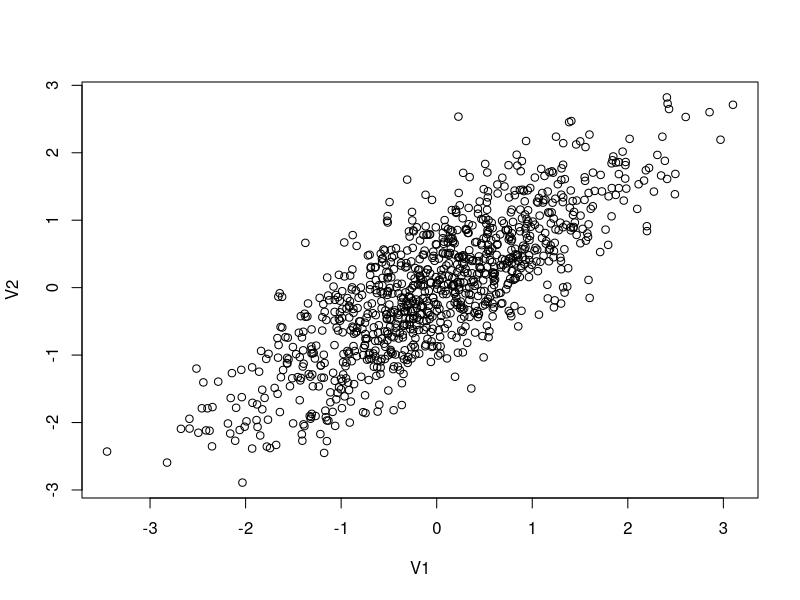
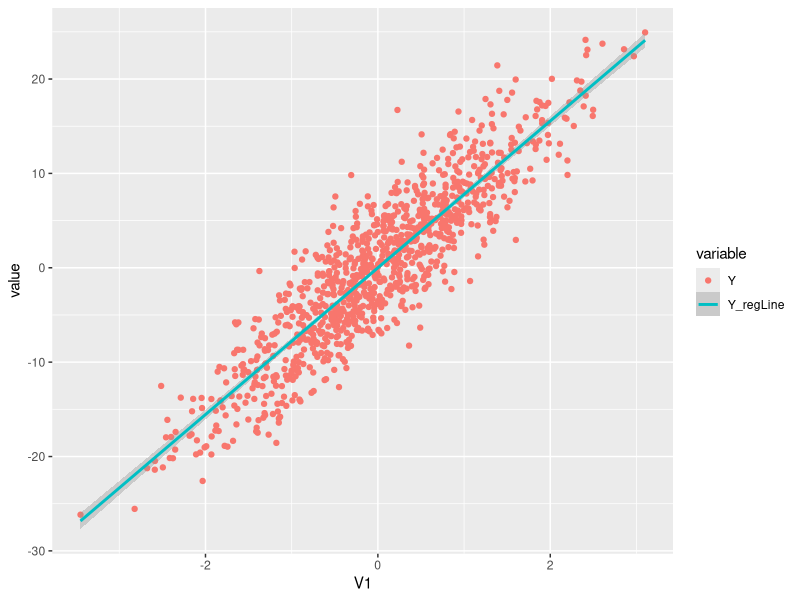
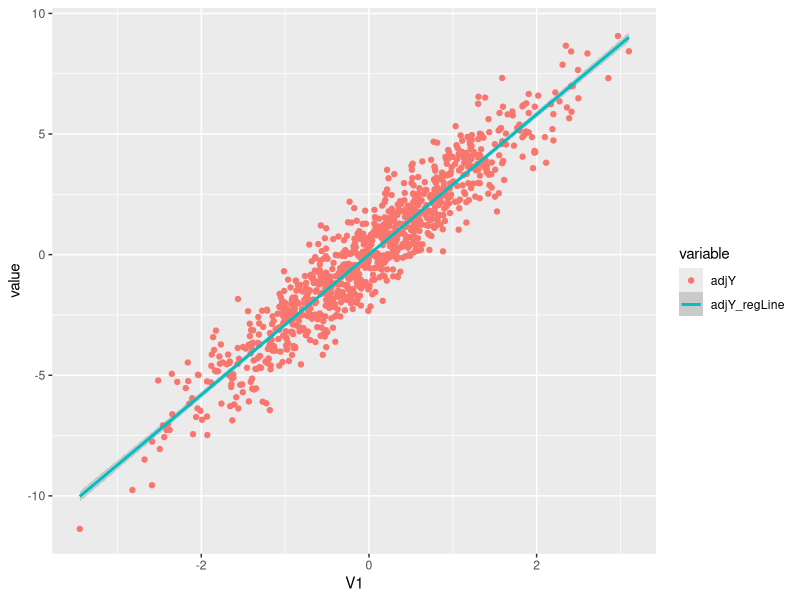
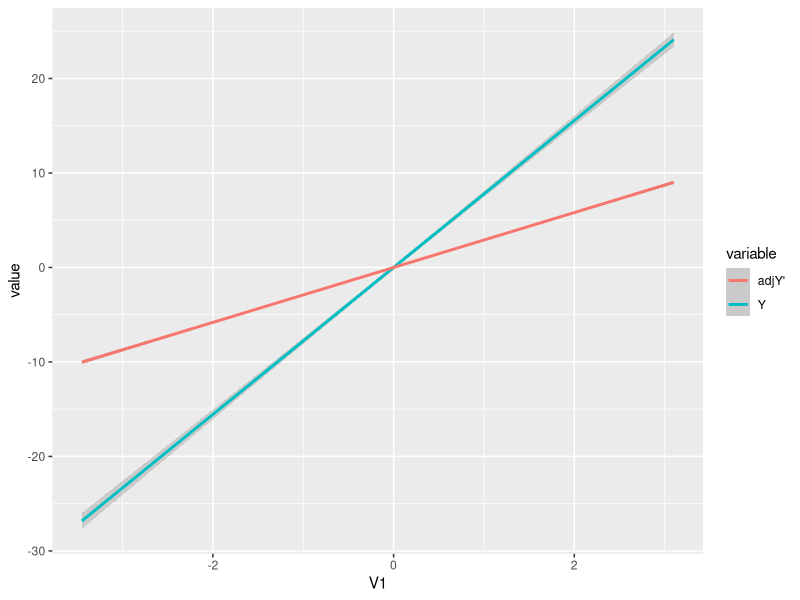
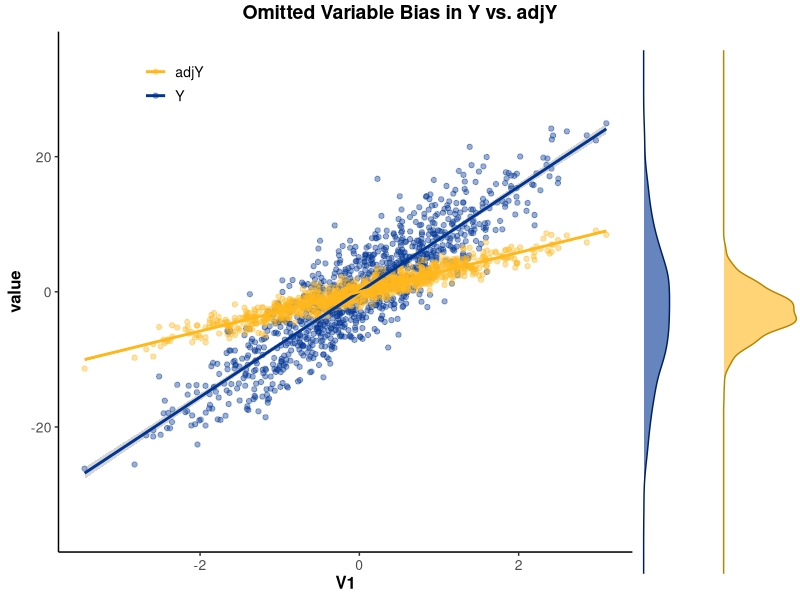

These figures' R source, in order:
## ---- chunk 1
knitr::opts_chunk$set(echo = TRUE)
## ---- chunk 2
#This is a comment, alone in a chunk. 

## ---- chunk 3
library(MASS)
library(ggplot2)

out <- as.data.frame(mvrnorm(1000, mu = c(0,0), 
                     Sigma = matrix(c(1,0.8,0.8,1), ncol = 2), 
                     empirical = TRUE))
cor(out)
plot(out)

## ---- chunk 4
out$error<-rnorm(1000, mean=0, sd=1)

#The data generating process
B1<-3
B2<-6

out$Y<-out$V1*B1+out$V2*B2+out$error
## ---- chunk 5
first_reg <- lm(out$Y ~ out$V1 + out$V2, out)
summary(first_reg)

# There is a slight bias in the two variables, but the bias is negligible for both.
# we can't reject the null hypothesis that the mean is 
## ---- chunk 6
second_reg <- lm(Y ~ V1, out)
summary(second_reg)

# Yes, Beta_1 is biased because the difference between the estimator and the population value is not 0
## ---- chunk 7
intermediate_value <- coef(first_reg)[3]*out$V2
adjY <- out$Y - intermediate_value
third_reg <- lm(adjY ~ out$V1)
summary(third_reg)

#This variable is not biased, the population coefficient is within the 95% confidence interval of the estimated coefficient
#the adjY variable makes the estimation of V1 more accurate.

## ---- chunk 8
#plotted<-ggplot(out, aes(V1, y = value, color = variable)) + 
#    geom_point(aes(y = Y, col = "Y", shape = "Y")) + 
#    geom_point(aes(y = adjY, col = "adjY", shape = "adjY"))+
#    geom_smooth(method='lm', aes(y = Y, col = "Y"))+
#    geom_smooth(method='lm', aes(y = adjY, col = "adjY"))

plotted1<-ggplot(out, aes(V1, y = value, color = variable)) + 
    geom_point(aes(y = Y, col = "Y")) + 
    geom_smooth(method='lm', aes(y = Y, col = "Y_regLine"))

plotted2<-ggplot(out, aes(V1, y = value, color = variable)) + 
    geom_point(aes(y = adjY, col = "adjY"))+
    geom_smooth(method='lm', aes(y = adjY, col = "adjY_regLine"))

plotted3<-ggplot(out, aes(V1, y = value, color = variable)) + 
    geom_smooth(method='lm', aes(y = Y, col = "Y"))+
    geom_smooth(method='lm', aes(y = adjY, col = "adjY'"))
    


#plotted
plotted1
plotted2
plotted3

#Kayko's Code:
library(ggpubr)
p1 <- ggplot(out, aes(V1, y = value)) + 
    geom_point(aes(y = Y, col = "Y"), alpha=0.4) + 
    geom_point(aes(y = adjY, col = "adjY"), alpha=0.4)+ 
    geom_smooth(method='lm', aes(y = Y, col = "Y"))+
    geom_smooth(method='lm', aes(y = adjY, col = "adjY")) +
	scale_color_manual(values=c("#FFB81C", "#003594")) +
	scale_y_continuous(limits=c(-35, 35)) +
	theme_classic() +
	theme(
		legend.position = c(0.2, 0.90),
		legend.key = element_rect(fill = "white", color = "white"),
		legend.text = element_text(size = 10),
		legend.title = element_blank(),
		axis.title = element_text(size = 12, face = "bold"),
		axis.text = element_text(size = 10)
		) +
	guides(color=guide_legend(override.aes=list(fill=NA)))
p2 <- ggplot(out, aes(x=Y)) + 
	geom_density(color="#00205B", fill="#003594", alpha=0.6) + 
	theme(axis.text.x = element_blank(),  axis.text.y = element_blank()) + 
	scale_x_continuous(limits=c(-35, 35)) + 
	scale_y_continuous(limits=c(0, 0.125)) +
	coord_flip() +
	theme_void()
p3 <- ggplot(out, aes(x=adjY)) + 
	geom_density(color="#B58500", fill="#FFB81C", alpha=0.6) + 
	theme(axis.text.x = element_blank(),  axis.text.y = element_blank()) + 
	scale_x_continuous(limits=c(-35, 35)) + 
	coord_flip() +
	theme_void()
improved <- ggarrange(p1, p2, p3, widths=c(4, 0.5, 0.5), ncol=3)
annotate_figure(improved, top = text_grob("Omitted Variable Bias in Y vs. adjY", face = "bold", size = "14"))
